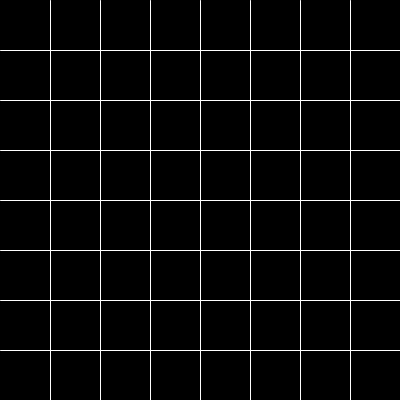
Frame 1 (no input)
Frame 60 (the mouse pressed at the canvas centre just before this capture): identical to frame 1, image omitted
Frame 120 (the mouse held since frame 60 and released just before this capture): identical to frame 1, image omitted

The Processing sketch that drew this single still picture (run headless with seeded random() and noise(); from frame 60 on, the mouse is pressed at the canvas centre):

// Processing sketch: Processing_Work_01
// ── Processing_Work_01.pde
/* Look into the Abyss
Thanapon Ponpadung
Image of a menacing-looking robot
Moving mouse will turn the light off and see the character in a different look */

void setup ()
{
  
  size(400,400);
  ellipseMode(CENTER);
  rectMode(CENTER);
  
}

void draw ()
{ background(0);
 
 //vertical grid
 stroke(255);
 line(50,0,50,400);
 line(100,0,100,400);
 line(150,0,150,400);
 line(200,0,200,400);
 line(250,0,250,400);
 line(300,0,300,400);
 line(350,0,350,400);
 
  //horizontal grid
  line(0,50,400,50);
  line(0,100,400,100);
  line(0,150,400,150);
  line(0,200,400,200);
  line(0,250,400,250);
  line(0,300,400,300);
  line(0,350,400,350);
  
  
  
}
